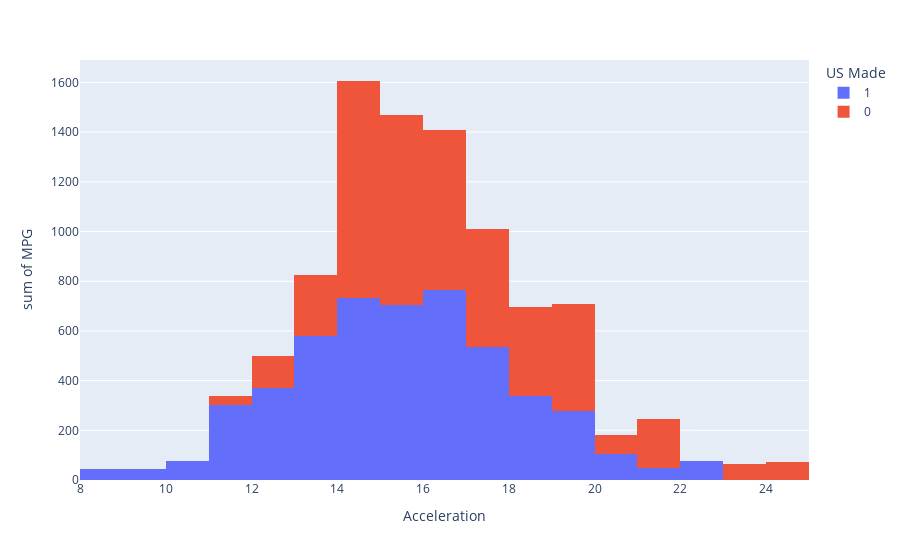

Write notebook code for a chart like this one.
### Code cell
fig = px.histogram(df, x='Acceleration', y='MPG', color='US Made')
fig

### Figure 1 — Plotly figure (JSON) as saved in the notebook; plotly's stock layout.template omitted (floating-point values rounded to 4 significant figures; data arrays with more than 128 entries replaced by an {"elided": "..."} marker saying what was removed)
{"data": [{"alignmentgroup": "True", "bingroup": "x", "histfunc": "sum", "hovertemplate": "US Made=1<br>Acceleration=%{x}<br>sum of MPG=%{y}<extra></extra>", "legendgroup": "1", "marker": {"color": "#636efa"}, "name": "1", "offsetgroup": "1", "orientation": "v", "showlegend": true, "type": "histogram", "x": {"elided": "249 float values"}, "xaxis": "x", "y": {"elided": "249 float values"}, "yaxis": "y"}, {"alignmentgroup": "True", "bingroup": "x", "histfunc": "sum", "hovertemplate": "US Made=0<br>Acceleration=%{x}<br>sum of MPG=%{y}<extra></extra>", "legendgroup": "0", "marker": {"color": "#EF553B"}, "name": "0", "offsetgroup": "0", "orientation": "v", "showlegend": true, "type": "histogram", "x": {"elided": "149 float values"}, "xaxis": "x", "y": {"elided": "149 float values"}, "yaxis": "y"}], "layout": {"barmode": "relative", "legend": {"title": {"text": "US Made"}, "tracegroupgap": 0}, "margin": {"t": 60}, "xaxis": {"anchor": "y", "domain": [0, 1], "title": {"text": "Acceleration"}}, "yaxis": {"anchor": "x", "domain": [0, 1], "title": {"text": "sum of MPG"}}}}
